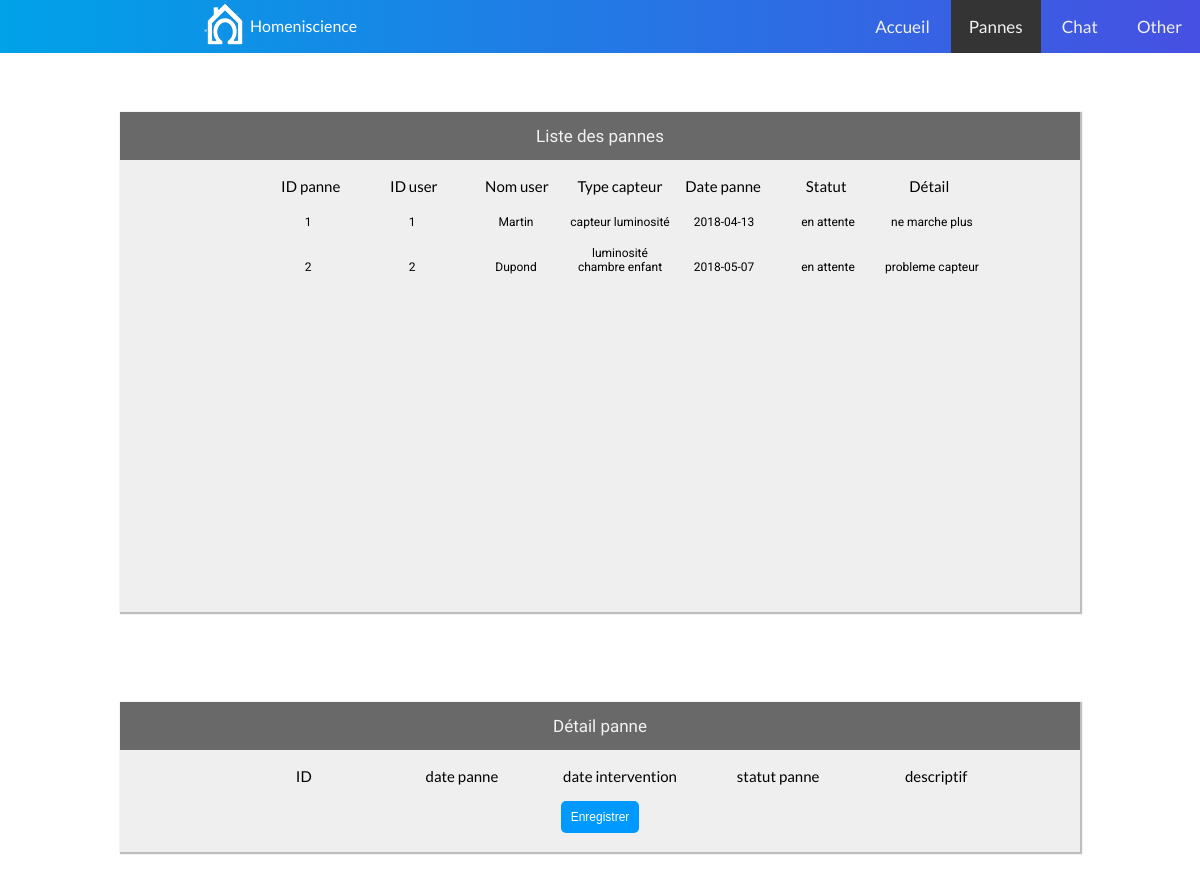
The app's page /support/panne/index.php, older data.
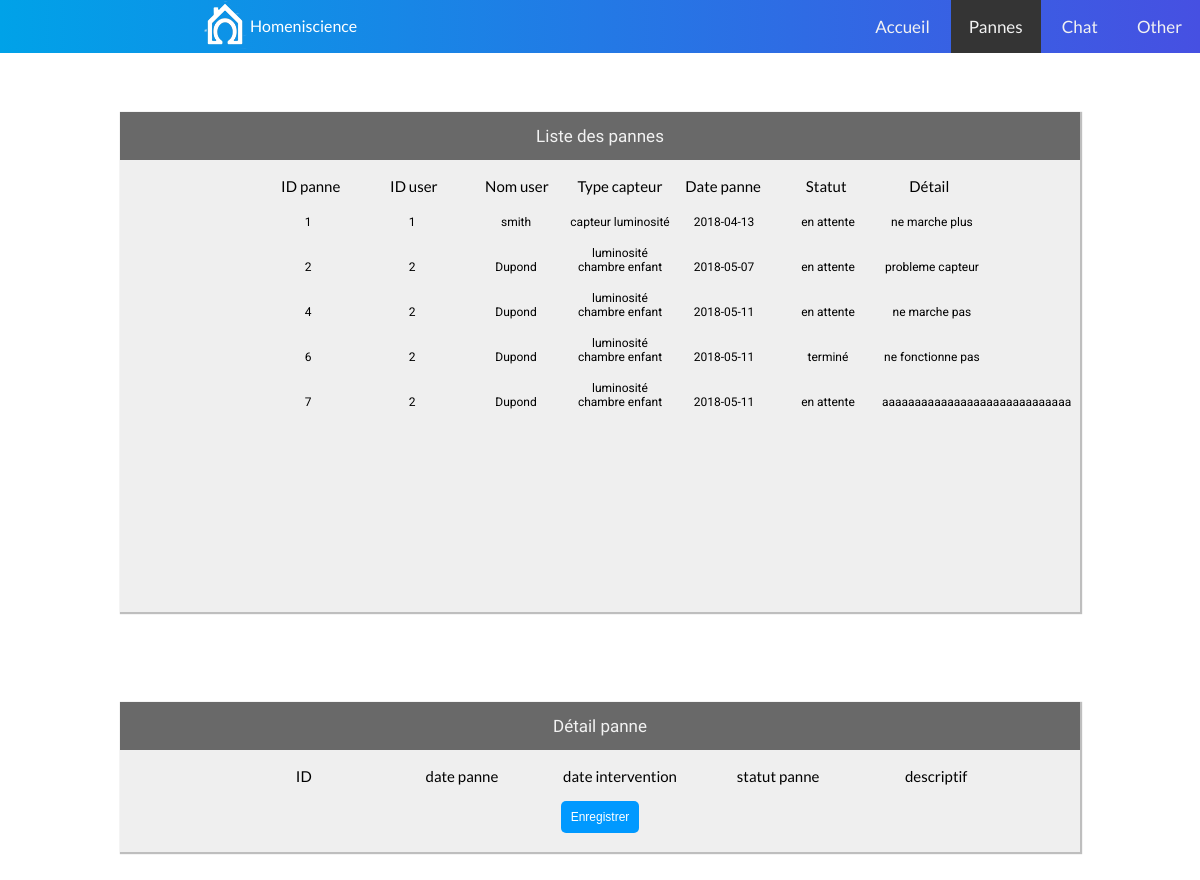
The same page, newer data.
### tables this page shows
CREATE TABLE `panne` (
  `ID` int(11) NOT NULL,
  `ID_equipement` int(11) NOT NULL,
  `ID_type_statut` int(11) NOT NULL,
  `date_panne` date NOT NULL,
  `date_intervention` date NOT NULL,
  `descriptif_panne` varchar(8000) NOT NULL
);

CREATE TABLE `domicile` (
  `ID` int(11) NOT NULL,
  `ID_utilisateur_principal` int(11) NOT NULL,
  `nom` varchar(50) NOT NULL,
  `nombre_pieces` int(11) NOT NULL,
  `superficie` int(11) NOT NULL,
  `ID_type_habitation` int(11) NOT NULL,
  `numero_habitation` char(5) NOT NULL,
  `rue` varchar(50) NOT NULL,
  `code_postal` char(5) NOT NULL,
  `pays` varchar(50) NOT NULL,
  `ID_confidentialite` int(11) NOT NULL,
  `ID_gestionnaire` int(11) NOT NULL,
  `consommation` int(11) NOT NULL
);

CREATE TABLE `utilisateur` (
  `ID` int(11) NOT NULL,
  `ID_domicile` int(11) NOT NULL,
  `email` varchar(50) NOT NULL,
  `mot_de_passe` varchar(60) NOT NULL,
  `nom` varchar(50) NOT NULL,
  `prenom` varchar(50) NOT NULL,
  `adresse` varchar(50) NOT NULL,
  `numero_fixe` varchar(50) NOT NULL,
  `numero_mobile` varchar(50) NOT NULL,
  `ID_type_utilisateur` int(11) NOT NULL,
  `ID_langue` int(11) NOT NULL,
  `image` varchar(50) NOT NULL,
  `ID_theme` int(11) NOT NULL,
  `ID_mode_paiement` int(11) NOT NULL
);

CREATE TABLE `equipement` (
  `ID` int(11) NOT NULL,
  `ID_piece` int(11) NOT NULL,
  `nom` varchar(50) NOT NULL,
  `ID_type_equipement` int(11) NOT NULL
);

CREATE TABLE `type_statut` (
  `ID` int(11) NOT NULL,
  `nom_type` varchar(50) NOT NULL
);

### support/panne/index.php (called while the page is built, shortened)
<?php
require('support_modele.php');
try {
  $reponse = afficherPannes();
  $detailsType = afficherTypes();
  require('support_vue.php');
}catch (Exception $e) {
  echo 'Erreur : '.$e->getMessage();
}
?>

### support/panne/support_modele.php (called while the page is built, shortened)
<?php
try {
  $bdd = new PDO('mysql:host=localhost;dbname=homeniscience;charset=utf8', 'root', '');
} catch (Exception $e) {
  die('Erreur : '.$e->getMessage());
}
function afficherPannes() {
  global $bdd;
  $reponse = $bdd->query('SELECT *,
    equipement.nom AS nom_equipement,
    utilisateur.nom AS nom_utilisateur,
    panne.ID AS panne_ID
    FROM panne
    INNER JOIN type_statut ON panne.ID_type_statut = type_statut.ID
    INNER JOIN equipement ON panne.ID_equipement = equipement.ID
    INNER JOIN piece ON equipement.ID_piece = piece.ID
    INNER JOIN domicile ON piece.ID_domicile = domicile.ID
    INNER JOIN utilisateur on domicile.ID_utilisateur_principal = utilisateur.ID');
    return $reponse;
  }
    function afficherTypes() {
      global $bdd;
      $reponse = $bdd->query('SELECT * FROM type_statut');
      return $reponse;
    }
    ?>

### support/panne/support_vue.php (the view, shortened to what this page needs)
<!DOCTYPE html>
<html>
<head>
  <link rel="stylesheet" href="/homeniscience/support/panne/support.css">
</head>
<?php require('../header2.php'); ?>
<br>
<body>
  <div class="container">
    <div class="column">
      <article class="main">
        <a class="probleme">Liste des pannes</a>
        <ul class="liste">
          <li>ID panne</li>
          <li>ID user</li>
          <li>Nom user</li>
          <li>Type capteur</li>
          <li>Date panne</li>
          <li>Statut</li>
          <li>Détail</li>
        </ul>
        <?php
        while ($donnees = $reponse->fetch()) {
          echo '<a href="/homeniscience/support/panne/index/'.$donnees['panne_ID'].'#detail">';
          echo '<ul class="listepanne">';
          echo '<li>'.$donnees['panne_ID'].'</li> ';
          echo '<li>'.$donnees['ID_utilisateur_principal'].'</li> ';
          echo '<li>'.$donnees['nom_utilisateur'].'</li> ';
          echo '<li>'.$donnees['nom_equipement'].'</li> ';
          echo '<li>'.$donnees['date_panne'].'</li> ';
          echo '<li>'.$donnees['nom_type'].'</li> ';
          echo '<li>'.$donnees['descriptif_panne'].'</li> ';
          echo '</ul>';
          echo '</a>';
        }
        ?>
      </article>
    </div>
  </div>
  <div class="container">
    <div class="column">
      <article id="detail">
        <a class="probleme" href="#">Détail panne</a>
        <ul class="listeDetail">
          <li>ID</li>
          <li>date panne</li>
          <li>date intervention</li>
          <li>statut panne</li>
          <li>descriptif</li>
        </ul>
        <form class="" action="/homeniscience/support/panne/form_edit_pannes.php" method="post">
          <input type="submit" name="" value="Enregistrer">
          <br>
          <br>
        </form>
      </article>
    </div>
  </div>
</body>
</html>

### support/header2.php (shortened to what this page needs)
<!DOCTYPE html>
<html>
<head>
</head>
<body>
  <div class="topnav" id="myTopnav">
    <img class="img_default" id="img" src="/homeniscience/page/support/header_logo.png" alt="">
    <p id="text" class="text_default">Homeniscience</p>
    <a id="accueil" href="/homeniscience/support/">Accueil</a>
    <a id="pannes" href="/homeniscience/support/panne/index/0">Pannes</a>
    <a id="chat" href="">Chat</a>
    <a id="other" href="">Other</a>
  </div>
</body>
</html>

### support/panne/support.css (style rules this page uses)
html,body { background: white; }
div.container { display: flex; flex-direction: row; background-color: white; align-content: flex-start; text-align: center; justify-content:center; width: 80%; margin : auto; z-index: -1; margin-bottom: 50px; }
div.column { display: flex; align-content: flex-start; flex-direction: column; background-color: white; width:100%; }
article { display: inline-block; background-color:#1111; margin: 40px 40px 00px 0px; box-shadow: 1px 1px 1px 1px #BEBEBE; width:100%; overflow:hidden; }
article.main { height:500px; }
div.container a.probleme { display:block; color: #f2f2f2; text-align: center; padding: 14px 16px; text-decoration: none; font-size: 17px; overflow: hidden; }
div.container a { text-decoration: none; color: #000; }
a.probleme { background-color: #696969; font-family: 'Comfortaa'; color:white; }
.liste { list-style-type: none; font-family: 'Lato'; }
.liste li { display: inline-block; font-size: 15px; width: 100px; }
.listepanne { list-style-type: none; font-family: 'Roboto'; }
.listepanne li { display: inline-block; font-size: 12px; width:100px; }
.listeDetail { list-style-type: none; font-family: 'Lato'; }
.listeDetail li { display: inline-block; font-size: 15px; width: 155px; }
input[type=submit] { width:auto; line-height: 12px; max-width:100px; border-radius : 5px; background-color: #0099ff; color:white; padding:10px; font-size:12px; border:none; cursor:pointer; }

### support/header2.php (style rules this page uses)
body { margin: 0; font-family: 'Lato', Helvetica, sans-serif; }
.topnav { overflow: hidden; text-align: right; background:linear-gradient(-90deg, #4650E2, #00A2E8); }
.topnav a { display: inline-block; color: #f2f2f2; text-align: center; padding: 16px 18px; text-decoration: none; font-size: 17px; }
.topnav .img_default { display: inline-block; float: left; margin-left: 200px; }
.topnav .text_default { display: inline-block; float:left; color: white; }
.active { background-color: #343434; color: white; }

Row changes from the older to the newer data that the page shows:
changed through a linked row, panne "ne marche plus": utilisateur.nom "Martin" → "smith"
added panne: ID "4", domicile.ID_utilisateur_principal "2", utilisateur.nom "Dupond", ID_equipement.nom "luminosité chambre enfant", date_panne "2018-05-11", ID_type_statut.nom_type "en attente", descriptif_panne "ne marche pas"
added panne: ID "6", domicile.ID_utilisateur_principal "2", utilisateur.nom "Dupond", ID_equipement.nom "luminosité chambre enfant", date_panne "2018-05-11", ID_type_statut.nom_type "terminé", descriptif_panne "ne fonctionne pas"
added panne: ID "7", domicile.ID_utilisateur_principal "2", utilisateur.nom "Dupond", ID_equipement.nom "luminosité chambre enfant", date_panne "2018-05-11", ID_type_statut.nom_type "en attente", descriptif_panne "aaaaaaaaaaaaaaaaaaaaaaaaaaaaa"
